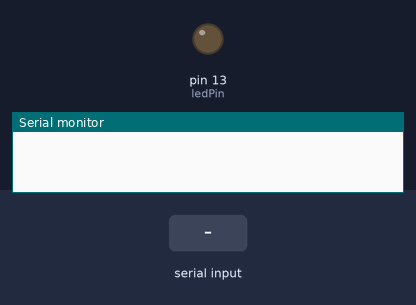
Simulated run of this sketch. Board: Arduino Uno, built with avr-gcc and run on an emulated ATmega328P. Shown: output pins drawn as LEDs (lit = HIGH), the last lines printed to the serial monitor. The inputs (shaded band) are chosen by the test bench.

Above: at 1.2 s.
1.3 s: "H" received over Serial
At 1.9 s:
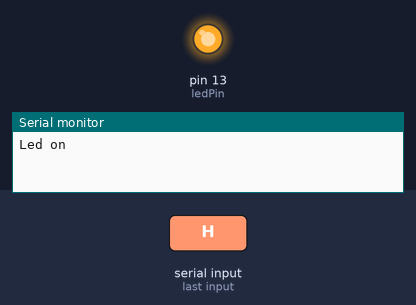
2.8 s: "L" received over Serial
At 3.1 s:
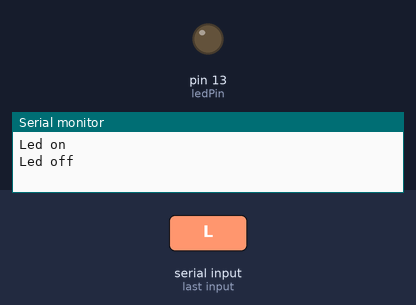
Timing chart, 0 to 5.8 s (numbered marks = the images above; inputs shaded):
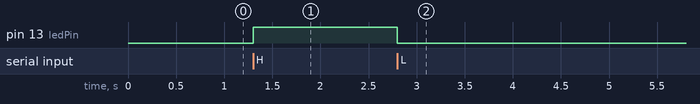

The sketch:

p9_comunicazione_seriale.ino
```cpp
// Comunicazione da computer ad Arduino
const int ledPin = 13;      // dichiara il led
char tastoPremuto;          // dichiara il valore del tasto premuto
void setup() {
pinMode (ledPin, OUTPUT);
Serial.begin(9600);
}
void loop() {
if (Serial.available() > 0) {
  tastoPremuto = Serial.read();
  switch (tastoPremuto) {
    case 72:          // se viene premuto il tasto H
    digitalWrite(ledPin, HIGH);   // si accende il led
    Serial.println("Led on");     // sul monitor seriale appare il testo "Led on"
    break;
    case 76:          // se viene premuto il tasto L
    digitalWrite(ledPin, LOW);    // si spegne il led
    Serial.println("Led off");    // sul monitor seriale appare il testo "Led off"
    break;
    case 13:          // se viene premuto il tasto ritorno a capo
    break;
    case 10:          // se viene premuto il tasto nuova riga
    break;
    default:
    Serial.print("Comando sconosciuto: ");
    Serial.print(tastoPremuto);
    Serial.println(". Devi premere H o L.");
  }
}
}
```

Measured:
- after the input at 1.3 s, pin 13 (ledPin): LOW → HIGH at once
- after the input at 2.8 s, pin 13 (ledPin): HIGH → LOW at once
